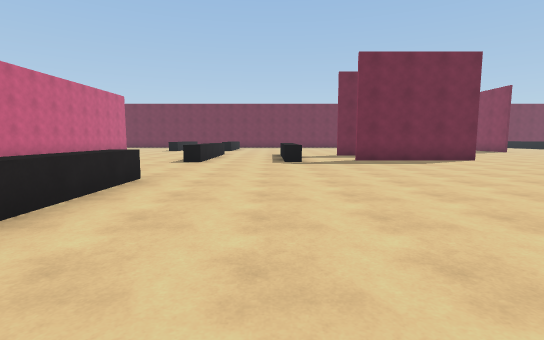
[1] (above)

24 first-person views from a walk through a scene from a Unity 3-D project. The camera is 1.3 m above the floor, tilts 6° down and sees 85° across. The floor is counted in squares, 1.89 m on a side. Each view is taken from the middle of a square. On the plan, view 1 faces up. The plan holds only what a view shows up to about 10 squares ahead; the rest is blank. The place goes on beyond the plan. The player is left out.

[2]
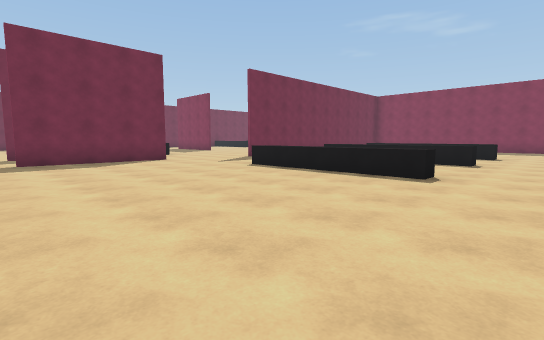

[3]
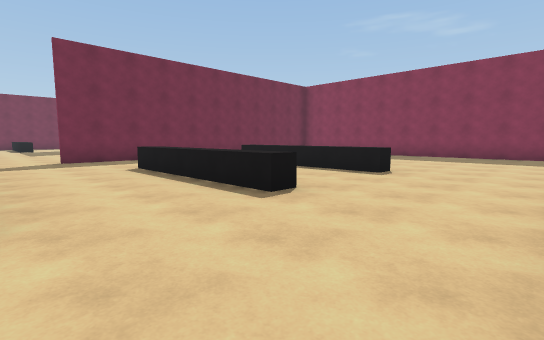

[4]
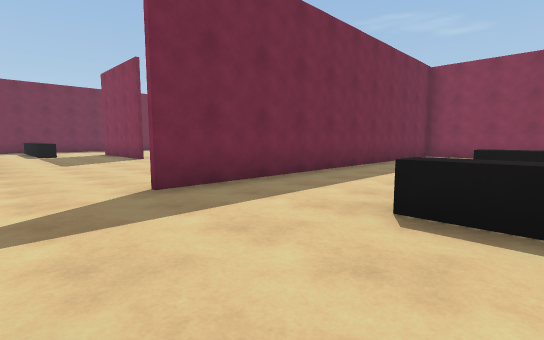

[5]
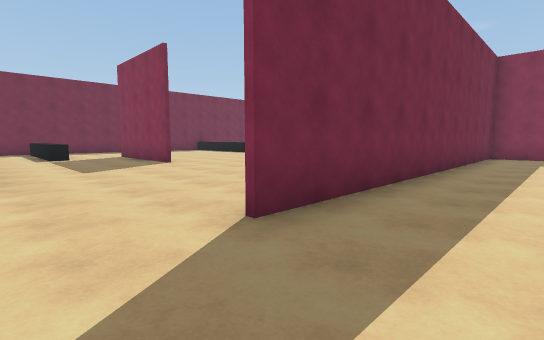

[6]
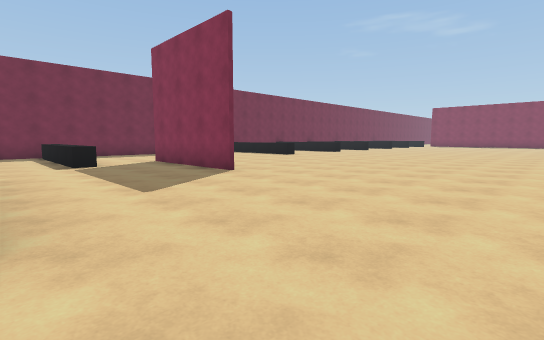

[7]
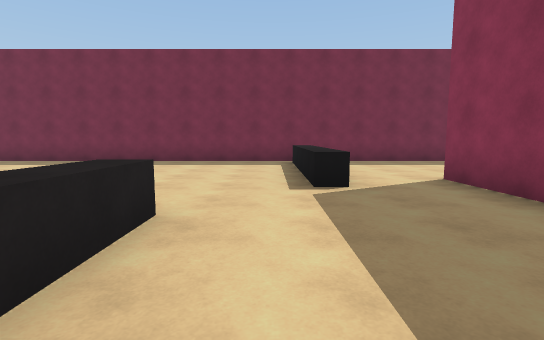

[8]
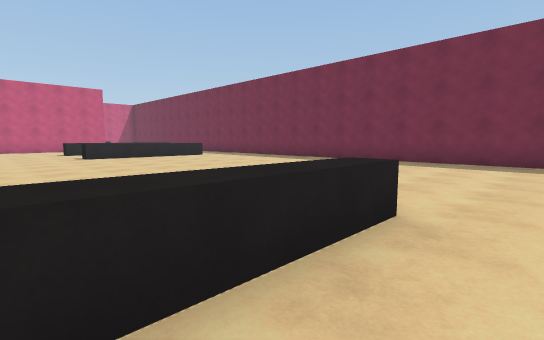

[9]
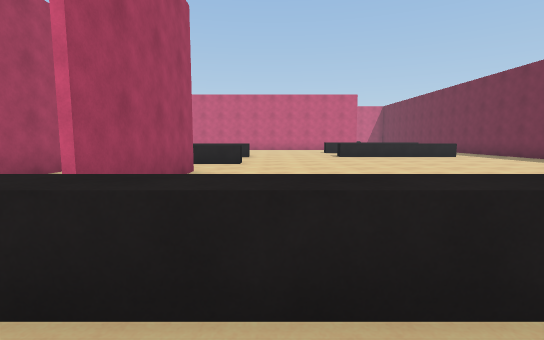

[10]
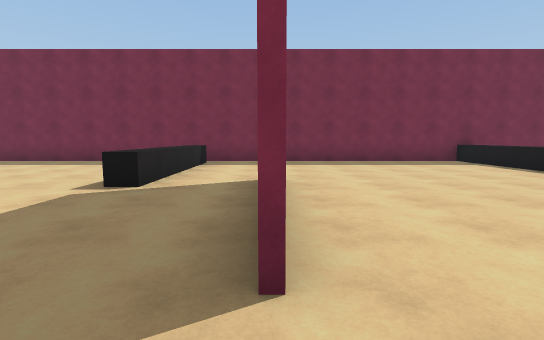

[11]
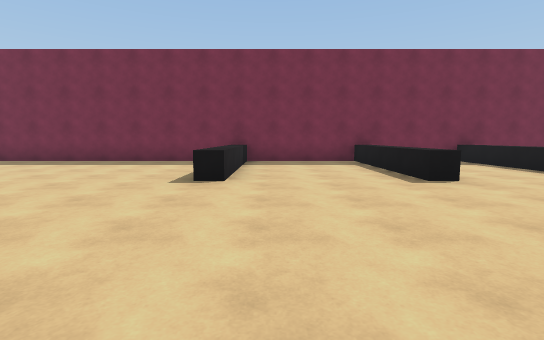

[12]
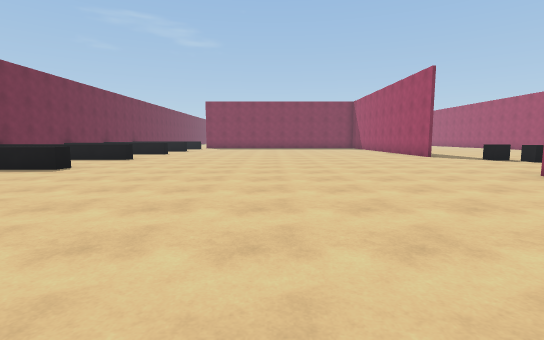

[13]
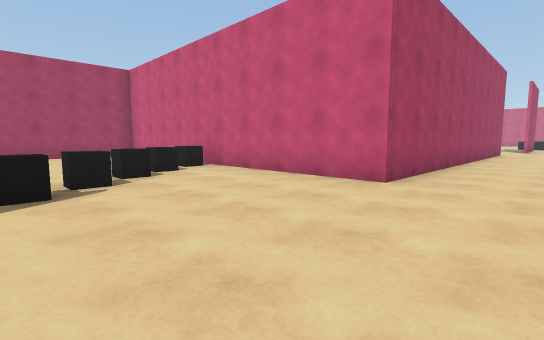

[14]
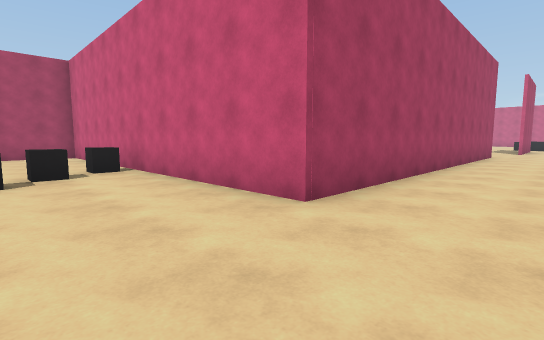

[15]
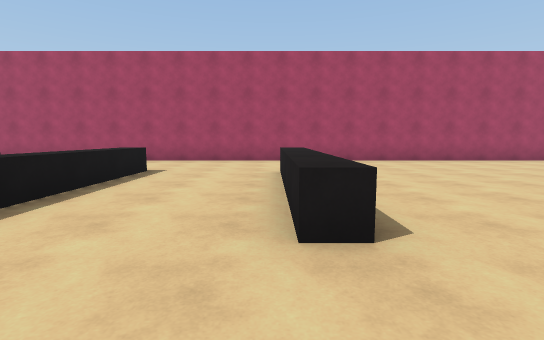

[16]
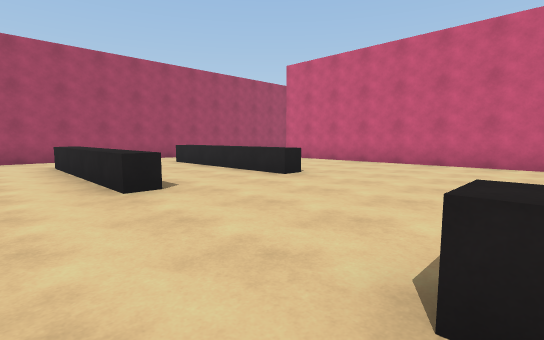

[17]
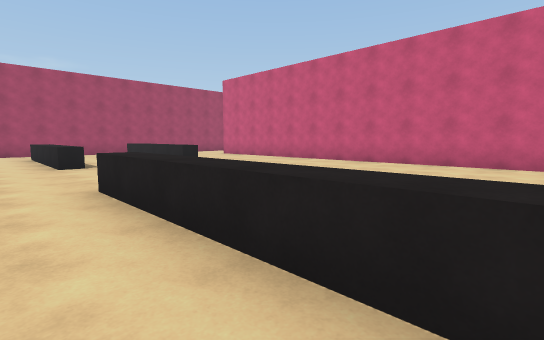

[18]
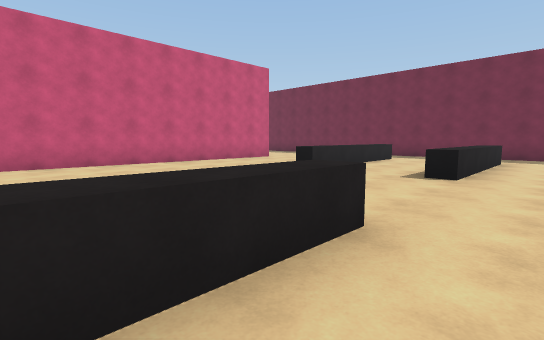

[19]
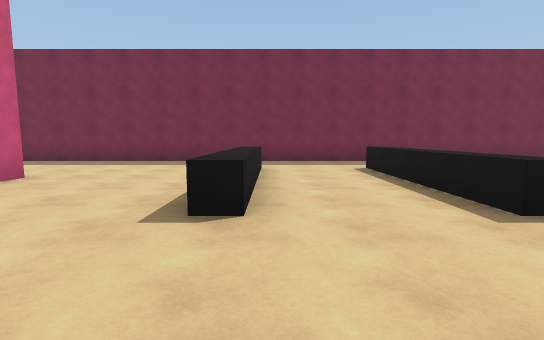

[20]
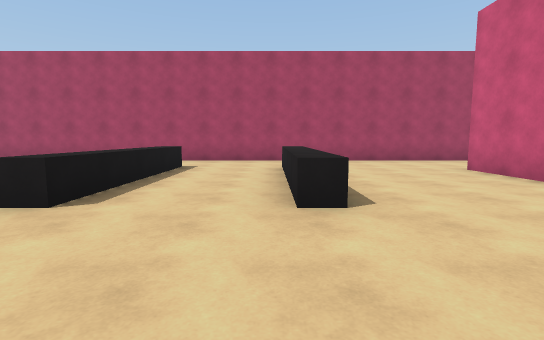

[21]
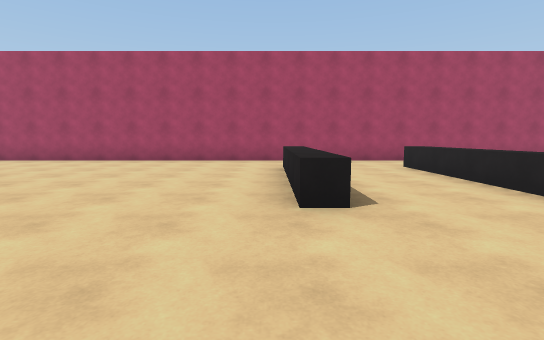

[22]
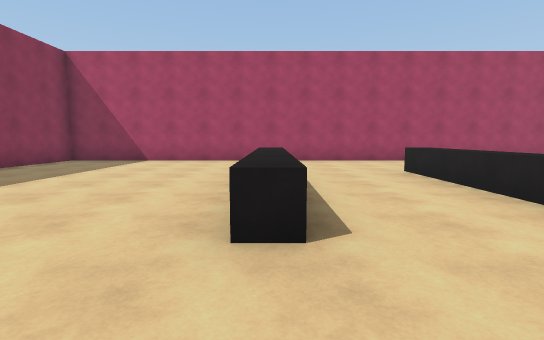

[23]
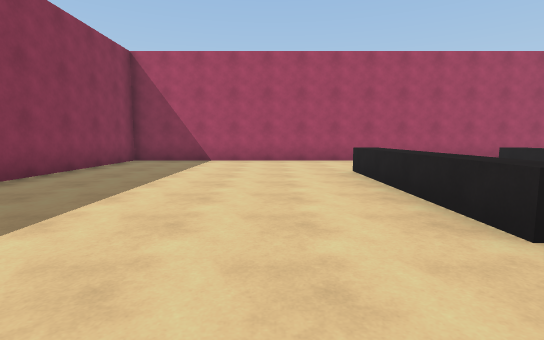

[24]
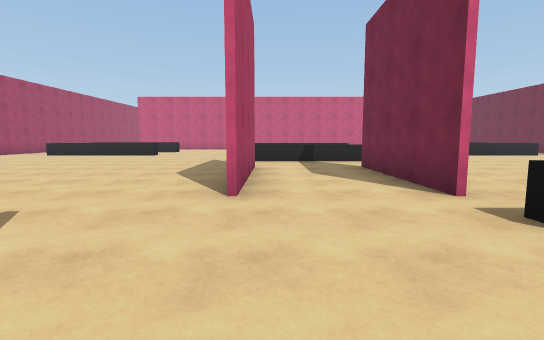

### Floor plan
Key: @ floor where view 1 was taken; # wall or solid block; . floor; ^ raised ledge; C cube.
Columns run from 9 left of view 1 to 25 right of it. Each row starts with its distance up from view 1.
 24 ##################################
 23 ..  .......................^...^  ^
 22 ... ......... .....^.......^...^ .^
 21 ... ......... .....^.......^...^..^
 20 ...^..^......  ....^.......^...^..^
 19 #..^..^......   ...^.#.....^...^..^
 18 #..^..^......   .....#.............
 17 #..^..^......    ....#.............
 16 #............   .^...#.............
 15 #.............. .^.................
 14 #.. . ...........^.................
 13 #..   .^.........^.................
 12 #..   .^. ..####...................
 11 #..   .^. .........................
 10 #..  ..^...........................
  9 #..  ..^....####...###########.....
  8 #............................#.....
  7 #........................... #...CC
  6 #...................^..^.... #...C
  5 #...................^..^.....#.CC.
  4 #..^..^.............^..^.....#C...
  3 #..^..^.............^..^.....#....
  2 #..^..^.............^..^.....#....
  1 ...^..^......................#...
  0 .........@...................#...
 -1 .............................#...
 -2 ##################################

Positions as (right, up) in squares from view 1, and headings:
1: (0, 0), facing up
2: (2, 0), facing up-right
3: (8, -1), facing up-right
4: (8, 5), facing up-right
5: (8, 7), facing up-right
6: (8, 10), facing up-right
7: (9, 14), facing up
8: (9, 14), facing up-left
9: (9, 14), facing left
10: (12, 14), facing up
11: (19, 14), facing up
12: (15, 14), facing right
13: (25, 11), facing down-left
14: (23, 11), facing down-left
15: (8, 8), facing down
16: (-1, 9), facing down-left
17: (-1, 13), facing down-left
18: (-1, 11), facing up-left
19: (-5, 14), facing up
20: (-5, 8), facing down
21: (-2, 8), facing down
22: (14, 8), facing down
23: (16, 8), facing down
24: (10, 10), facing left
